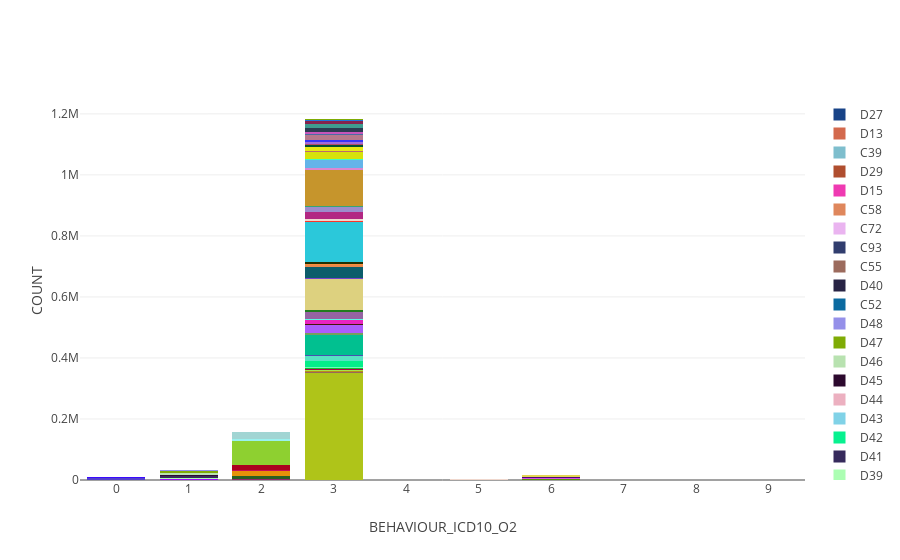

Source (notebook cell):
### Markdown cell above
The peak due to cervical cancer is also apparent in this graph from cancerresearchuk:

https://www.cancerresearchuk.org/health-professional/cancer-statistics/statistics-by-cancer-type/cervical-cancer/incidence#heading-One

<br/>
<br/>

Can also plot other columns of av_tumour, for example behaviour:

### Code cell
for i in range(10):
    print(i,descriptions.get_descriptions(str(i),'behaviour')[0])
stacked_barplot(av_tumour, 'SITE_ICD10_O2_3CHAR', 'BEHAVIOUR_ICD10_O2',tickmode='linear')

### Figure 1 — Plotly figure (JSON) as saved in the notebook; plotly's stock layout.template omitted (floating-point values rounded to 4 significant figures)
{"data": [{"marker": {"color": "rgb(175, 196, 25)"}, "name": "C44", "type": "bar", "uid": "b4cfe710-5617-4326-b8f1-58f63974c1bd", "x": ["3", "5", "XXX", "9", "0", "1", "2", "6", "X"], "y": [349629, 240, null, 5, 10, 37, 190, 17, null]}, {"marker": {"color": "rgb(246, 67, 211)"}, "name": "C00", "type": "bar", "uid": "0810ffdb-69c0-40e6-8424-7ab537ef94ab", "x": ["3", "5", "XXX", "9", "0", "1", "2", "6", "X"], "y": [650, 6, null, null, 3, 1, 2, null, null]}, {"marker": {"color": "rgb(151, 103, 92)"}, "name": "C01", "type": "bar", "uid": "6c55a665-52b2-4e81-b529-5fea8e792211", "x": ["3", "5", "XXX", "9", "0", "1", "2", "6", "X"], "y": [2371, 2, 1, null, null, 3, 1, null, null]}, {"marker": {"color": "rgb(185, 142, 23)"}, "name": "C02", "type": "bar", "uid": "f7681df2-caee-43bf-8b96-8e00826b5e42", "x": ["3", "5", "XXX", "9", "0", "1", "2", "6", "X"], "y": [3618, 26, null, null, 1, 3, null, null, null]}, {"marker": {"color": "rgb(72, 89, 110)"}, "name": "C03", "type": "bar", "uid": "2ca8a58b-0068-494b-ae9e-6007e5131c69", "x": ["3", "5", "XXX", "9", "0", "1", "2", "6", "X"], "y": [1076, 2, null, 1, null, 1, 4, null, null]}, {"marker": {"color": "rgb(42, 218, 136)"}, "name": "C04", "type": "bar", "uid": "d4d85bae-a780-4f90-a590-9c4e86480c38", "x": ["3", "5", "XXX", "9", "0", "1", "2", "6", "X"], "y": [1353, 17, null, null, 1, null, null, 1, null]}, {"marker": {"color": "rgb(167, 230, 68)"}, "name": "C05", "type": "bar", "uid": "44b2608e-9c95-4102-8bf8-87d974f08504", "x": ["3", "5", "XXX", "9", "0", "1", "2", "6", "X"], "y": [1045, 7, null, null, 1, null, 1, null, 1]}, {"marker": {"color": "rgb(176, 127, 135)"}, "name": "C06", "type": "bar", "uid": "2f7f2bf1-ada1-44a5-b508-8c5ea12d9708", "x": ["3", "5", "XXX", "9", "0", "1", "2", "6", "X"], "y": [1565, 11, null, null, 5, null, 2, 8, null]}, {"marker": {"color": "rgb(172, 0, 75)"}, "name": "C07", "type": "bar", "uid": "7a63f513-110e-43f5-a34f-c3923416f0a5", "x": ["3", "5", "XXX", "9", "0", "1", "2", "6", "X"], "y": [1277, null, null, 7, 2, 1, null, null, null]}, {"marker": {"color": "rgb(55, 250, 6)"}, "name": "C08", "type": "bar", "uid": "fafe1ff4-b929-4f95-8b5a-26bd494fd2f9", "x": ["3", "5", "XXX", "9", "0", "1", "2", "6", "X"], "y": [308, null, null, null, null, null, 1, null, null]}, {"marker": {"color": "rgb(19, 188, 44)"}, "name": "C09", "type": "bar", "uid": "5462b6fb-98f5-4afc-b1be-f17cb7d89dea", "x": ["3", "5", "XXX", "9", "0", "1", "2", "6", "X"], "y": [4130, 2, null, null, null, 2, 3, 1, null]}, {"marker": {"color": "rgb(191, 69, 56)"}, "name": "C10", "type": "bar", "uid": "0428de85-e81c-40ee-9845-aa035653ff44", "x": ["3", "5", "XXX", "9", "0", "1", "2", "6", "X"], "y": [690, null, null, 3, 1, 4, 3, 1, null]}, {"marker": {"color": "rgb(152, 183, 181)"}, "name": "C11", "type": "bar", "uid": "08cc1f47-8e05-4383-960b-b39424aad9bf", "x": ["3", "5", "XXX", "9", "0", "1", "2", "6", "X"], "y": [580, null, null, null, 2, null, null, null, null]}, {"marker": {"color": "rgb(112, 251, 189)"}, "name": "C12", "type": "bar", "uid": "bdd16dbc-5a75-4585-8d73-83b2f4bc17a3", "x": ["3", "5", "XXX", "9", "0", "1", "2", "6", "X"], "y": [823, null, null, null, 1, null, 1, 1, null]}, {"marker": {"color": "rgb(192, 34, 56)"}, "name": "C13", "type": "bar", "uid": "0f4b8c04-1f8a-46da-959c-8bdcdae5b7c2", "x": ["3", "5", "XXX", "9", "0", "1", "2", "6", "X"], "y": [649, 1, null, null, null, 1, 1, null, null]}, {"marker": {"color": "rgb(201, 206, 38)"}, "name": "C14", "type": "bar", "uid": "6e8e6562-c839-4181-8264-3779427767ef", "x": ["3", "5", "XXX", "9", "0", "1", "2", "6", "X"], "y": [259, null, null, null, 2, 1, 1, null, null]}, {"marker": {"color": "rgb(4, 238, 137)"}, "name": "C15", "type": "bar", "uid": "42c7ef89-1d0e-43ce-9bd1-d9fbee21f479", "x": ["3", "5", "XXX", "9", "0", "1", "2", "6", "X"], "y": [20947, 5, 6, null, 1, 7, 18, 1, null]}, {"marker": {"color": "rgb(87, 227, 195)"}, "name": "C16", "type": "bar", "uid": "b08a5f7d-7607-4d7b-95dd-1676e8c0588a", "x": ["3", "5", "XXX", "9", "0", "1", "2", "6", "X"], "y": [15250, 2, 3, 2, null, 12, 17, null, null]}, {"marker": {"color": "rgb(72, 83, 176)"}, "name": "C17", "type": "bar", "uid": "0b88e521-4361-4718-9ade-ee3411080c03", "x": ["3", "5", "XXX", "9", "0", "1", "2", "6", "X"], "y": [3693, 1, null, null, null, 6, 5, 1, null]}, {"marker": {"color": "rgb(1, 192, 144)"}, "name": "C18", "type": "bar", "uid": "af796483-14f3-45f3-89d3-e45dd6411163", "x": ["3", "5", "XXX", "9", "0", "1", "2", "6", "X"], "y": [65701, 8, 7, 5, 5, 18, 60, 6, null]}, {"marker": {"color": "rgb(118, 159, 93)"}, "name": "C19", "type": "bar", "uid": "d7a163fc-ff23-4477-b117-010d7e558cd9", "x": ["3", "5", "XXX", "9", "0", "1", "2", "6", "X"], "y": [5305, null, null, null, 1, 3, 6, 2, null]}, {"marker": {"color": "rgb(172, 92, 252)"}, "name": "C20", "type": "bar", "uid": "824165e8-66dd-49a5-86a8-6f399971e6dd", "x": ["3", "5", "XXX", "9", "0", "1", "2", "6", "X"], "y": [27104, 4, 3, 1, 1, 14, 25, 4, null]}, {"marker": {"color": "rgb(71, 23, 10)"}, "name": "C21", "type": "bar", "uid": "b917d1c6-8c41-4d43-b4f9-73f973700427", "x": ["3", "5", "XXX", "9", "0", "1", "2", "6", "X"], "y": [3264, 21, null, null, 3, 6, 4, 2, null]}, {"marker": {"color": "rgb(233, 35, 192)"}, "name": "C22", "type": "bar", "uid": "f22e2228-dc34-4496-bcc4-801d45765f99", "x": ["3", "5", "XXX", "9", "0", "1", "2", "6", "X"], "y": [12487, 4, null, 16, 5, 11, 8, 1, null]}, {"marker": {"color": "rgb(61, 135, 151)"}, "name": "C23", "type": "bar", "uid": "6516b245-ecc6-424b-9b82-693ff01cc161", "x": ["3", "5", "XXX", "9", "0", "1", "2", "6", "X"], "y": [2111, null, null, null, 1, 1, 6, null, null]}, {"marker": {"color": "rgb(92, 247, 224)"}, "name": "C24", "type": "bar", "uid": "5f456fe9-4649-4ddb-988a-61ed27d06208", "x": ["3", "5", "XXX", "9", "0", "1", "2", "6", "X"], "y": [2425, null, null, null, 2, 3, 4, null, null]}, {"marker": {"color": "rgb(149, 100, 163)"}, "name": "C25", "type": "bar", "uid": "d97dae2c-0566-4978-b4c9-3fdc9ea9b0cf", "x": ["3", "5", "XXX", "9", "0", "1", "2", "6", "X"], "y": [21277, 4, null, 1, 4, 15, 25, 5, null]}, {"marker": {"color": "rgb(225, 67, 123)"}, "name": "C26", "type": "bar", "uid": "29e06f48-70df-456d-a139-d38493d944fb", "x": ["3", "5", "XXX", "9", "0", "1", "2", "6", "X"], "y": [745, null, null, null, null, 8, 1, null, null]}, {"marker": {"color": "rgb(219, 225, 19)"}, "name": "C30", "type": "bar", "uid": "8a996c3f-fe29-4c9b-8a27-8b2703eb1c04", "x": ["3", "5", "XXX", "9", "0", "1", "2", "6", "X"], "y": [795, 2, null, null, 1, 1, 1, 1, null]}, {"marker": {"color": "rgb(155, 4, 19)"}, "name": "C31", "type": "bar", "uid": "ff05a61b-e5df-4ce7-9f2a-dd7123fe30b4", "x": ["3", "5", "XXX", "9", "0", "1", "2", "6", "X"], "y": [413, null, null, null, null, null, null, null, null]}, {"marker": {"color": "rgb(33, 123, 30)"}, "name": "C32", "type": "bar", "uid": "3667837c-1786-4929-bb72-3d524b1e5eb6", "x": ["3", "5", "XXX", "9", "0", "1", "2", "6", "X"], "y": [5378, 28, null, null, null, 3, 8, 2, null]}, {"marker": {"color": "rgb(185, 229, 73)"}, "name": "C33", "type": "bar", "uid": "1bb3bfc0-a2a3-4626-a574-679c51f24b7b", "x": ["3", "5", "XXX", "9", "0", "1", "2", "6", "X"], "y": [78, null, null, null, null, 1, null, null, null]}, {"marker": {"color": "rgb(221, 209, 127)"}, "name": "C34", "type": "bar", "uid": "f2ac8590-d6e5-41f0-b0f0-b63e03d5351c", "x": ["3", "5", "XXX", "9", "0", "1", "2", "6", "X"], "y": [102106, 30, 6, 29, 11, 46, 95, 14, null]}, {"marker": {"color": "rgb(159, 130, 83)"}, "name": "C37", "type": "bar", "uid": "425507c9-2042-415a-a1fd-c24c11f2483e", "x": ["3", "5", "XXX", "9", "0", "1", "2", "6", "X"], "y": [517, null, null, null, 6, 6, 1, null, null]}, {"marker": {"color": "rgb(178, 146, 21)"}, "name": "C38", "type": "bar", "uid": "ae2d2ab3-1e8a-4c91-81d8-a515875119ad", "x": ["3", "5", "XXX", "9", "0", "1", "2", "6", "X"], "y": [338, null, null, 1, 3, null, null, 1, null]}, {"marker": {"color": "rgb(119, 67, 203)"}, "name": "C40", "type": "bar", "uid": "c3df1268-625d-4144-89ea-14a7d2c7b306", "x": ["3", "5", "XXX", "9", "0", "1", "2", "6", "X"], "y": [754, null, null, null, 1, null, null, null, null]}, {"marker": {"color": "rgb(186, 47, 16)"}, "name": "C41", "type": "bar", "uid": "f8bfb77c-d076-4b0f-81cd-fdf399cf8b88", "x": ["3", "5", "XXX", "9", "0", "1", "2", "6", "X"], "y": [684, null, null, 2, 1, null, 1, null, null]}, {"marker": {"color": "rgb(12, 93, 107)"}, "name": "C43", "type": "bar", "uid": "302aaf78-c977-4545-bae6-7f69965d0fba", "x": ["3", "5", "XXX", "9", "0", "1", "2", "6", "X"], "y": [37842, 266, 1, 5, 2, 12, 18, 3, null]}, {"marker": {"color": "rgb(233, 137, 76)"}, "name": "C45", "type": "bar", "uid": "af968c87-b031-45bb-ab2d-edb63e782433", "x": ["3", "5", "XXX", "9", "0", "1", "2", "6", "X"], "y": [6467, null, null, null, null, 9, 2, null, null]}, {"marker": {"color": "rgb(67, 110, 142)"}, "name": "C46", "type": "bar", "uid": "3b71dca4-3349-4487-8c32-3ed70b805763", "x": ["3", "5", "XXX", "9", "0", "1", "2", "6", "X"], "y": [352, null, null, null, null, 2, 2, null, null]}, {"marker": {"color": "rgb(124, 20, 53)"}, "name": "C47", "type": "bar", "uid": "96b185e7-840a-4ce8-a405-6f932e10bc7d", "x": ["3", "5", "XXX", "9", "0", "1", "2", "6", "X"], "y": [134, null, null, null, null, null, null, null, null]}, {"marker": {"color": "rgb(252, 143, 59)"}, "name": "C48", "type": "bar", "uid": "a1d69e3f-bf08-4e1d-8a8e-8068183566b8", "x": ["3", "5", "XXX", "9", "0", "1", "2", "6", "X"], "y": [1754, 1, null, 6, 1, 2, 3, null, null]}, {"marker": {"color": "rgb(35, 48, 4)"}, "name": "C49", "type": "bar", "uid": "d6de7959-bc0d-4dd8-a0cd-2198632cfed9", "x": ["3", "5", "XXX", "9", "0", "1", "2", "6", "X"], "y": [4985, null, null, 3, 3, 7, 5, null, null]}, {"marker": {"color": "rgb(43, 200, 218)"}, "name": "C50", "type": "bar", "uid": "017c66f4-358b-46e2-aa1a-7b9f812ffc58", "x": ["3", "5", "XXX", "9", "0", "1", "2", "6", "X"], "y": [132351, 765, 13, 2, 23, 65, 609, 44, null]}, {"marker": {"color": "rgb(250, 54, 43)"}, "name": "C51", "type": "bar", "uid": "2cd0653f-9967-4178-a839-004247823098", "x": ["3", "5", "XXX", "9", "0", "1", "2", "6", "X"], "y": [2997, 61, null, null, 2, 2, 4, 2, null]}, {"marker": {"color": "rgb(239, 215, 205)"}, "name": "C53", "type": "bar", "uid": "2ce0c8bd-3194-4279-b261-af7ad7c7ea51", "x": ["3", "5", "XXX", "9", "0", "1", "2", "6", "X"], "y": [7251, 375, null, null, 3, 6, 4, 3, null]}, {"marker": {"color": "rgb(178, 39, 131)"}, "name": "C54", "type": "bar", "uid": "56368e80-d457-4400-9070-2d78903e060a", "x": ["3", "5", "XXX", "9", "0", "1", "2", "6", "X"], "y": [21802, 11, null, 1, null, 13, 21, 1, null]}, {"marker": {"color": "rgb(157, 140, 204)"}, "name": "C56", "type": "bar", "uid": "7b2492d0-51fe-4666-b311-95aa7a6fb839", "x": ["3", "5", "XXX", "9", "0", "1", "2", "6", "X"], "y": [16761, 149, null, null, 2, 4, 21, 2, null]}, {"marker": {"color": "rgb(79, 29, 136)"}, "name": "C57", "type": "bar", "uid": "b2555b5a-66a4-4a39-a840-f7eb00daa8c0", "x": ["3", "5", "XXX", "9", "0", "1", "2", "6", "X"], "y": [1021, null, null, null, 2, 7, 3, null, null]}, {"marker": {"color": "rgb(54, 166, 117)"}, "name": "C60", "type": "bar", "uid": "c7dfb5c3-7fdd-43cf-b16d-fd4a2f64929e", "x": ["3", "5", "XXX", "9", "0", "1", "2", "6", "X"], "y": [1373, 4, null, null, 4, 1, 1, 1, null]}, {"marker": {"color": "rgb(198, 149, 44)"}, "name": "C61", "type": "bar", "uid": "b0e0da14-8087-4a82-840d-d78539b11de4", "x": ["3", "5", "XXX", "9", "0", "1", "2", "6", "X"], "y": [119291, 11, null, null, 4, 18, 18, 5, null]}, {"marker": {"color": "rgb(219, 135, 209)"}, "name": "C62", "type": "bar", "uid": "eb6c8b85-2408-4d66-a762-701abeecdf50", "x": ["3", "5", "XXX", "9", "0", "1", "2", "6", "X"], "y": [5805, 1, null, null, null, null, 1, null, null]}, {"marker": {"color": "rgb(234, 239, 197)"}, "name": "C63", "type": "bar", "uid": "850822fa-1646-4048-8881-e274f7fa9970", "x": ["3", "5", "XXX", "9", "0", "1", "2", "6", "X"], "y": [186, null, null, null, 1, 1, 1, 1, null]}, {"marker": {"color": "rgb(100, 180, 233)"}, "name": "C64", "type": "bar", "uid": "4bf1741a-af27-4469-89ed-2d7937842331", "x": ["3", "5", "XXX", "9", "0", "1", "2", "6", "X"], "y": [26119, 9, null, 1, 3, 19, 41, 3, null]}, {"marker": {"color": "rgb(169, 29, 26)"}, "name": "C65", "type": "bar", "uid": "447738dd-87a5-4122-a41b-635b2d1c460c", "x": ["3", "5", "XXX", "9", "0", "1", "2", "6", "X"], "y": [1891, null, null, null, 3, 3, 3, null, null]}, {"marker": {"color": "rgb(64, 252, 190)"}, "name": "C66", "type": "bar", "uid": "a8525d48-43b4-4b6d-b27b-f62a41c21919", "x": ["3", "5", "XXX", "9", "0", "1", "2", "6", "X"], "y": [1647, 1, null, null, null, 3, 11, 1, null]}, {"marker": {"color": "rgb(214, 226, 12)"}, "name": "C67", "type": "bar", "uid": "f9cc6554-2e3d-4686-b311-8442639d7f0f", "x": ["3", "5", "XXX", "9", "0", "1", "2", "6", "X"], "y": [24592, 6, null, null, 1, 18, 23, 2, null]}, {"marker": {"color": "rgb(134, 232, 162)"}, "name": "C68", "type": "bar", "uid": "56d2ed4e-3b62-4052-9cf6-905e97542520", "x": ["3", "5", "XXX", "9", "0", "1", "2", "6", "X"], "y": [480, null, null, null, null, 3, 1, 2, null]}, {"marker": {"color": "rgb(187, 106, 110)"}, "name": "C69", "type": "bar", "uid": "1ed84cb6-470d-4a6e-b68d-24b4f9a4042b", "x": ["3", "5", "XXX", "9", "0", "1", "2", "6", "X"], "y": [1780, 1, null, 2, null, 1, 3, null, null]}, {"marker": {"color": "rgb(116, 241, 93)"}, "name": "C70", "type": "bar", "uid": "ef00fc7e-7319-45ba-8a1d-013bb502017a", "x": ["3", "5", "XXX", "9", "0", "1", "2", "6", "X"], "y": [185, null, null, null, null, 1, null, null, null]}, {"marker": {"color": "rgb(230, 234, 17)"}, "name": "C71", "type": "bar", "uid": "d18105fa-d932-40e9-8c9e-1bfbfe611625", "x": ["3", "5", "XXX", "9", "0", "1", "2", "6", "X"], "y": [12345, 2, 2, 9, 3, 11, 16, 5, null]}, {"marker": {"color": "rgb(5, 79, 49)"}, "name": "C73", "type": "bar", "uid": "917b523c-ed10-4e07-94cb-6fc0362c0cc4", "x": ["3", "5", "XXX", "9", "0", "1", "2", "6", "X"], "y": [8625, 19, null, null, 3, 20, 14, 1, null]}, {"marker": {"color": "rgb(182, 76, 105)"}, "name": "C74", "type": "bar", "uid": "03811ce0-d51c-461e-8115-d59250ea08f0", "x": ["3", "5", "XXX", "9", "0", "1", "2", "6", "X"], "y": [522, null, null, null, 1, 2, null, null, null]}, {"marker": {"color": "rgb(232, 220, 182)"}, "name": "C75", "type": "bar", "uid": "387e1567-5fb2-4154-8bec-7a3f7bcbde36", "x": ["3", "5", "XXX", "9", "0", "1", "2", "6", "X"], "y": [263, null, null, 3, 1, null, null, 2, null]}, {"marker": {"color": "rgb(175, 165, 201)"}, "name": "C76", "type": "bar", "uid": "81d3558c-7bf4-44f8-972e-ec02e71e3d88", "x": ["3", "5", "XXX", "9", "0", "1", "2", "6", "X"], "y": [365, null, null, 3, 2, 3, null, null, null]}, {"marker": {"color": "rgb(87, 149, 4)"}, "name": "C77", "type": "bar", "uid": "7ce4ae96-f9ca-4ef9-87ae-8f9233dc6106", "x": ["3", "5", "XXX", "9", "0", "1", "2", "6", "X"], "y": [74, 1, null, null, 25, 19, 7, 1809, null]}, {"marker": {"color": "rgb(219, 76, 233)"}, "name": "C78", "type": "bar", "uid": "a9087df0-4fec-47d9-892b-c78af4049cd2", "x": ["3", "5", "XXX", "9", "0", "1", "2", "6", "X"], "y": [73, 7, 3, 1, 32, 30, 10, 4299, null]}, {"marker": {"color": "rgb(75, 6, 120)"}, "name": "C79", "type": "bar", "uid": "f848fd7e-3981-4e77-9c2b-c8ed0c4e8d3f", "x": ["3", "5", "XXX", "9", "0", "1", "2", "6", "X"], "y": [34, 1, null, null, 10, 15, 2, 2012, null]}, {"marker": {"color": "rgb(225, 213, 85)"}, "name": "C80", "type": "bar", "uid": "fe75a05f-e55d-4af1-89fe-80f4ac838406", "x": ["3", "5", "XXX", "9", "0", "1", "2", "6", "X"], "y": [1373, 4, null, 13, 23, 31, 7, 7204, null]}, {"marker": {"color": "rgb(158, 107, 220)"}, "name": "C81", "type": "bar", "uid": "cc149b0b-bd21-4c80-b811-9b1eb79663cb", "x": ["3", "5", "XXX", "9", "0", "1", "2", "6", "X"], "y": [5140, null, null, null, null, 3, 6, null, null]}, {"marker": {"color": "rgb(56, 51, 247)"}, "name": "C82", "type": "bar", "uid": "9c974aaa-7659-4eb3-8bf1-4f421e49e736", "x": ["3", "5", "XXX", "9", "0", "1", "2", "6", "X"], "y": [6225, 5, null, null, 1, 4, 18, 2, null]}, {"marker": {"color": "rgb(183, 121, 140)"}, "name": "C83", "type": "bar", "uid": "4b371f23-5a16-4aec-b127-668537c2fcca", "x": ["3", "5", "XXX", "9", "0", "1", "2", "6", "X"], "y": [18200, 9, 2, null, 2, 7, 25, 2, null]}, {"marker": {"color": "rgb(76, 109, 164)"}, "name": "C84", "type": "bar", "uid": "5415247a-9a13-494a-9f13-431c010cfa05", "x": ["3", "5", "XXX", "9", "0", "1", "2", "6", "X"], "y": [2335, 2, null, null, null, null, 8, null, null]}, {"marker": {"color": "rgb(199, 85, 186)"}, "name": "C85", "type": "bar", "uid": "1ec69039-bc3e-4d70-9161-e4181a27054b", "x": ["3", "5", "XXX", "9", "0", "1", "2", "6", "X"], "y": [7010, 4, null, null, 2, 10, 12, 3, null]}, {"marker": {"color": "rgb(41, 230, 143)"}, "name": "C88", "type": "bar", "uid": "6a212187-b730-42ad-9683-9e406b79f378", "x": ["3", "5", "XXX", "9", "0", "1", "2", "6", "X"], "y": [736, null, null, 1, null, 6, 2, null, null]}, {"marker": {"color": "rgb(43, 59, 82)"}, "name": "C90", "type": "bar", "uid": "8de805ff-3d57-4357-84a8-0ba25607e610", "x": ["3", "5", "XXX", "9", "0", "1", "2", "6", "X"], "y": [13460, 3, 3, null, 4, 11, 11, 4, null]}, {"marker": {"color": "rgb(63, 156, 144)"}, "name": "C91", "type": "bar", "uid": "dd60c5dd-70db-45b4-937a-dd18c2eef902", "x": ["3", "5", "XXX", "9", "0", "1", "2", "6", "X"], "y": [12599, 5, null, null, 5, 10, 19, 5, null]}, {"marker": {"color": "rgb(133, 35, 77)"}, "name": "C92", "type": "bar", "uid": "b8c2c03b-3d4a-4143-b3ac-8866d26a213a", "x": ["3", "5", "XXX", "9", "0", "1", "2", "6", "X"], "y": [10383, 6, null, null, 7, 25, 13, 6, null]}, {"marker": {"color": "rgb(32, 117, 215)"}, "name": "C94", "type": "bar", "uid": "43b44a40-8ba4-4223-b352-e5ea626755dd", "x": ["3", "5", "XXX", "9", "0", "1", "2", "6", "X"], "y": [168, null, null, null, null, 1, null, null, null]}, {"marker": {"color": "rgb(223, 161, 45)"}, "name": "C95", "type": "bar", "uid": "d3aafcc8-9ece-4931-90bd-d14646f1cf87", "x": ["3", "5", "XXX", "9", "0", "1", "2", "6", "X"], "y": [395, null, null, null, 3, 1, null, 3, null]}, {"marker": {"color": "rgb(168, 116, 219)"}, "name": "C96", "type": "bar", "uid": "5833e488-54bd-4847-a352-541f971faefc", "x": ["3", "5", "XXX", "9", "0", "1", "2", "6", "X"], "y": [182, null, null, null, null, 2, null, null, null]}, {"marker": {"color": "rgb(142, 45, 105)"}, "name": "D00", "type": "bar", "uid": "30904ece-7ec7-49c4-8c64-c6354c0f36fe", "x": ["3", "5", "XXX", "9", "0", "1", "2", "6", "X"], "y": [52, 1, null, null, 2, 2, 2495, 1, null]}, {"marker": {"color": "rgb(42, 96, 34)"}, "name": "D01", "type": "bar", "uid": "da438638-938b-4e6e-81f6-4028a3521274", "x": ["3", "5", "XXX", "9", "0", "1", "2", "6", "X"], "y": [165, 2, null, null, 2, 14, 9043, 3, null]}, {"marker": {"color": "rgb(95, 112, 183)"}, "name": "D02", "type": "bar", "uid": "d045fff8-cebf-496a-a882-d66a17fb3afe", "x": ["3", "5", "XXX", "9", "0", "1", "2", "6", "X"], "y": [30, null, null, null, null, 3, 1017, 1, null]}, {"marker": {"color": "rgb(230, 146, 9)"}, "name": "D03", "type": "bar", "uid": "27e1c564-3192-4a6d-8cd7-2f3a158f13f2", "x": ["3", "5", "XXX", "9", "0", "1", "2", "6", "X"], "y": [123, 3, null, null, 3, 9, 16983, 2, null]}, {"marker": {"color": "rgb(201, 13, 85)"}, "name": "D04", "type": "bar", "uid": "e999591e-ce7f-4eff-8ad2-f7ee0f93fc40", "x": ["3", "5", "XXX", "9", "0", "1", "2", "6", "X"], "y": [1, null, null, null, null, null, 646, null, null]}, {"marker": {"color": "rgb(171, 1, 31)"}, "name": "D05", "type": "bar", "uid": "b3e0f82e-fb12-41fa-ac18-fff162b4c719", "x": ["3", "5", "XXX", "9", "0", "1", "2", "6", "X"], "y": [784, 58, null, null, 5, 17, 18911, 2, null]}, {"marker": {"color": "rgb(142, 208, 48)"}, "name": "D06", "type": "bar", "uid": "77e80dfd-6669-41bf-9a83-135be0df1b4e", "x": ["3", "5", "XXX", "9", "0", "1", "2", "6", "X"], "y": [82, 1, null, null, null, 14, 76550, 1, null]}, {"marker": {"color": "rgb(153, 241, 238)"}, "name": "D07", "type": "bar", "uid": "746131e9-acaf-4c6e-ae1c-a87994698f1b", "x": ["3", "5", "XXX", "9", "0", "1", "2", "6", "X"], "y": [61, null, null, null, null, 4, 6863, 3, null]}, {"marker": {"color": "rgb(161, 213, 211)"}, "name": "D09", "type": "bar", "uid": "e719acdd-d511-4989-9fd7-9637a908e00e", "x": ["3", "5", "XXX", "9", "0", "1", "2", "6", "X"], "y": [543, 2, 1, 1, 4, 43, 24581, 10, null]}, {"marker": {"color": "rgb(82, 64, 205)"}, "name": "D32", "type": "bar", "uid": "6cf3e1f8-99b1-44c2-adea-35ef5e26a214", "x": ["3", "5", "XXX", "9", "0", "1", "2", "6", "X"], "y": [121, 6, 3, null, 5830, 52, 9, 56, null]}, {"marker": {"color": "rgb(58, 10, 254)"}, "name": "D33", "type": "bar", "uid": "d2f1d85d-fe57-4477-b110-d610cd5c1bff", "x": ["3", "5", "XXX", "9", "0", "1", "2", "6", "X"], "y": [28, 3, null, null, 2128, 14, 3, 9, null]}, {"marker": {"color": "rgb(180, 250, 27)"}, "name": "D35", "type": "bar", "uid": "3d323075-057a-409a-9728-cb0c1908ff43", "x": ["3", "5", "XXX", "9", "0", "1", "2", "6", "X"], "y": [16, 2, null, null, 2361, 8, 3, 17, null]}, {"marker": {"color": "rgb(156, 8, 247)"}, "name": "D37", "type": "bar", "uid": "a98a4e90-09c2-493d-8761-173cdfdf3094", "x": ["3", "5", "XXX", "9", "0", "1", "2", "6", "X"], "y": [116, 1, null, 1, 12, 3025, 17, 33, null]}, {"marker": {"color": "rgb(225, 100, 217)"}, "name": "D38", "type": "bar", "uid": "221c2a15-aea9-4e0e-92fc-cf370ea94434", "x": ["3", "5", "XXX", "9", "0", "1", "2", "6", "X"], "y": [28, null, null, 1, 3, 452, 4, 3, null]}, {"marker": {"color": "rgb(172, 254, 179)"}, "name": "D39", "type": "bar", "uid": "610eea2c-cfaf-4145-8eb6-54b13694f967", "x": ["3", "5", "XXX", "9", "0", "1", "2", "6", "X"], "y": [40, 5, null, null, 1, 987, 5, 6, null]}, {"marker": {"color": "rgb(54, 42, 92)"}, "name": "D41", "type": "bar", "uid": "864b7169-cfa8-44c0-85ce-8148f8c20a39", "x": ["3", "5", "XXX", "9", "0", "1", "2", "6", "X"], "y": [152, 4, null, 1, 9, 6251, 13, 23, null]}, {"marker": {"color": "rgb(7, 241, 143)"}, "name": "D42", "type": "bar", "uid": "59e92e68-eb39-4ce7-8b7b-4297cead7c73", "x": ["3", "5", "XXX", "9", "0", "1", "2", "6", "X"], "y": [15, null, null, null, 1, 716, 2, 1, null]}, {"marker": {"color": "rgb(128, 210, 231)"}, "name": "D43", "type": "bar", "uid": "c67126cc-79af-416a-8f11-f700219c2afb", "x": ["3", "5", "XXX", "9", "0", "1", "2", "6", "X"], "y": [30, null, null, null, 2, 1445, 1, 3, null]}, {"marker": {"color": "rgb(236, 176, 192)"}, "name": "D44", "type": "bar", "uid": "0721efab-0237-42e2-8ea2-6ad841a8cbc2", "x": ["3", "5", "XXX", "9", "0", "1", "2", "6", "X"], "y": [10, null, null, null, null, 667, null, 1, null]}, {"marker": {"color": "rgb(44, 9, 46)"}, "name": "D45", "type": "bar", "uid": "e302937d-eee1-49d0-a80a-c58ce108e76e", "x": ["3", "5", "XXX", "9", "0", "1", "2", "6", "X"], "y": [29, 1, null, null, 2, 1342, 4, null, null]}, {"marker": {"color": "rgb(184, 226, 176)"}, "name": "D46", "type": "bar", "uid": "072b48a5-0d66-429d-83fa-938a54f6a61a", "x": ["3", "5", "XXX", "9", "0", "1", "2", "6", "X"], "y": [151, 4, null, null, 4, 6687, 12, 9, null]}, {"marker": {"color": "rgb(127, 171, 5)"}, "name": "D47", "type": "bar", "uid": "c331d1ca-a1e9-4a46-9b0a-fa2c905feeaf", "x": ["3", "5", "XXX", "9", "0", "1", "2", "6", "X"], "y": [75, 1, null, null, 7, 5819, 10, 10, null]}, {"marker": {"color": "rgb(149, 144, 233)"}, "name": "D48", "type": "bar", "uid": "438c6b05-1ec5-4a09-91d9-8c62edcf779d", "x": ["3", "5", "XXX", "9", "0", "1", "2", "6", "X"], "y": [50, 3, null, null, 8, 2968, 4, 6, null]}, {"marker": {"color": "rgb(11, 106, 160)"}, "name": "C52", "type": "bar", "uid": "b71ca7cd-35a9-4918-8f34-4957512e00bd", "x": ["3", "5", "XXX", "9", "0", "1", "2", "6", "X"], "y": [534, 4, null, null, null, 2, 2, 1, null]}, {"marker": {"color": "rgb(40, 36, 69)"}, "name": "D40", "type": "bar", "uid": "ee77fa75-7a68-4444-9eb9-09823ee5bee3", "x": ["3", "5", "XXX", "9", "0", "1", "2", "6", "X"], "y": [null, null, null, null, null, 195, null, 1, null]}, {"marker": {"color": "rgb(156, 107, 93)"}, "name": "C55", "type": "bar", "uid": "21fd2dcd-4c4d-4fbf-a203-779c9156ea7c", "x": ["3", "5", "XXX", "9", "0", "1", "2", "6", "X"], "y": [377, null, null, null, null, null, 3, null, null]}, {"marker": {"color": "rgb(49, 61, 110)"}, "name": "C93", "type": "bar", "uid": "5b9576e8-ff15-486a-a9bb-6be26545e7c9", "x": ["3", "5", "XXX", "9", "0", "1", "2", "6", "X"], "y": [149, 1, null, null, null, null, null, null, null]}, {"marker": {"color": "rgb(234, 180, 240)"}, "name": "C72", "type": "bar", "uid": "2c858845-7ac6-401b-99cd-ff70255daada", "x": ["3", "5", "XXX", "9", "0", "1", "2", "6", "X"], "y": [381, null, null, 1, null, null, null, null, null]}, {"marker": {"color": "rgb(223, 135, 92)"}, "name": "C58", "type": "bar", "uid": "0025f194-50de-44c7-a683-17918e31c506", "x": ["3", "5", "XXX", "9", "0", "1", "2", "6", "X"], "y": [28, null, 1, null, 11, null, null, null, null]}, {"marker": {"color": "rgb(239, 58, 178)"}, "name": "D15", "type": "bar", "uid": "b71596a7-943f-4c60-b98e-c8fffbe4c785", "x": ["3", "5", "XXX", "9", "0", "1", "2", "6", "X"], "y": [1, null, null, null, 38, 6, null, null, null]}, {"marker": {"color": "rgb(176, 78, 47)"}, "name": "D29", "type": "bar", "uid": "0567b8f1-dab2-45b8-8266-390a5417d187", "x": ["3", "5", "XXX", "9", "0", "1", "2", "6", "X"], "y": [3, null, null, null, 71, null, 1, null, null]}, {"marker": {"color": "rgb(126, 190, 205)"}, "name": "C39", "type": "bar", "uid": "503b5a41-663d-4723-95cd-4bd3ac2d191e", "x": ["3", "5", "XXX", "9", "0", "1", "2", "6", "X"], "y": [14, null, null, null, 3, null, null, null, null]}, {"marker": {"color": "rgb(211, 105, 77)"}, "name": "D13", "type": "bar", "uid": "b6079ec3-197c-44e4-bb14-6bb1a957f407", "x": ["3", "5", "XXX", "9", "0", "1", "2", "6", "X"], "y": [10, null, null, null, null, null, null, null, null]}, {"marker": {"color": "rgb(24, 67, 135)"}, "name": "D27", "type": "bar", "uid": "047c82d2-61e3-4912-90fd-41f6149a024c", "x": ["3", "5", "XXX", "9", "0", "1", "2", "6", "X"], "y": [4, null, null, null, 5, null, null, null, null]}], "layout": {"barmode": "stack", "hovermode": "closest", "xaxis": {"tickmode": "linear", "title": {"text": "BEHAVIOUR_ICD10_O2"}}, "yaxis": {"title": {"text": "COUNT"}}}}
